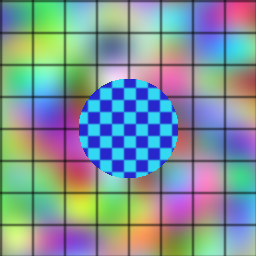
#> input picture examples/kolo/gs_a.png, 256 x 256 px
$ python synth_rs.py --src ../examples/kolo --out out.png
#> lines starting #> are read from the running program, lines starting #| are printed output that depends on the picture
"""
Synthetic dual rolling-shutter (RS) dataset generator.

Setup being simulated
---------------------
Two RS cameras mounted side by side on one rigid rig:
  * Camera A  - normal orientation, reads rows top -> bottom.
  * Camera B  - physically rotated 90 deg about its optical axis, so in A's
                image frame it reads COLUMNS instead of rows. Its output image
                is therefore a rotated picture, exactly like the real camera.
Both cameras move together (same rotation / translation over time).

Idea (the simplest approach that still captures the physics)
------------------------------------------------------------
Start from an ordinary sharp still photo (= a global-shutter, GS, view of a
planar scene at depth Z=1). For every pixel of each RS image we know *when*
it was read out (its row for A, its column for B). We compute the camera pose
at that instant, cast the pixel's ray onto the scene plane, and look up the
colour in the still photo. That is a per-pixel backward warp (cv2.remap), so
there are no holes and the ground truth is exact.

Outputs per sample (folder <out>/<split>/<id>/):
  rs_a.png   RS image from camera A (model input 1)
  rs_b.png   RS image from camera B, rotated as the real camera sees it (input 2)
  gs_a.png   Global-shutter image of camera A at the reference time (target)
  gs_b.png   Global-shutter image of camera B (optional extra target)
  meta.json  All sampled parameters (motion, readout, baseline, ...)
  corr.npz   (with --save-corr) per-pixel (x, y) location in gs_a of every
             rs_a pixel (corr_a) and rs_b pixel (corr_b, in rs_b layout)

Usage
-----
  python src/synth_rs.py --src path/to/images --out dataset --per-image 4 --size 256
  python src/synth_rs.py --demo --out demo          # no images needed
"""
from __future__ import annotations

import argparse
import hashlib
import json
import math
import os
from dataclasses import dataclass, asdict, field
from multiprocessing import Pool
from pathlib import Path

import cv2
import numpy as np

IMG_EXT = {".png", ".jpg", ".jpeg", ".bmp", ".tif", ".tiff", ".webp"}


# --------------------------------------------------------------------------- #
# Configuration
# --------------------------------------------------------------------------- #
@dataclass
class SynthConfig:
    size: int = 256                      # output S x S (square: rot90 keeps shape)
    fov_deg: tuple = (50.0, 80.0)        # horizontal FOV of the crop -> focal length
    readout_ms: tuple = (10.0, 33.0)     # A: time to read the S rows of the crop
    b_readout_scale: float = 1.0         # B readout = A readout * this (see README)
    b_rot_k: int = 1                     # np.rot90 k that turns A-frame into B image
    sync_offset_ms: tuple = (0.0, 0.0)   # B readout centre minus A's, e.g. (-2, 2)
    # Motion, expressed in PIXELS of image motion during A's readout (intuitive):
    max_pan_px: float = 24.0             # pan/tilt induced shift
    max_roll_px: float = 8.0             # roll induced shift at the crop corner
    max_trans_px: float = 3.0            # translation induced shift (plane Z=1)
    accel_frac: float = 0.5              # angular velocity may change by +-50%
    baseline_px: tuple = (0.0, 6.0)      # stereo disparity A->B (B to the right)
    exposure_ms: tuple = (0.0, 0.0)      # >0 adds motion blur (n sub-frames)
    exposure_sub: int = 5
    gain: tuple = (0.9, 1.1)             # per-camera brightness gain
    noise_std: tuple = (0.0, 0.01)       # per-camera Gaussian noise (0..1 scale)
    gray: bool = False
    margin_frac: float = 0.35            # extra source border around the crop


# --------------------------------------------------------------------------- #
# Geometry helpers
# --------------------------------------------------------------------------- #
def rodrigues(rv: np.ndarray) -> np.ndarray:
    """Vectorised axis-angle -> rotation matrix. rv (..., 3) -> (..., 3, 3)."""
    th = np.linalg.norm(rv, axis=-1, keepdims=True)
    k = rv / np.maximum(th, 1e-12)
    kx, ky, kz = k[..., 0], k[..., 1], k[..., 2]
    zero = np.zeros_like(kx)
    Km = np.stack([np.stack([zero, -kz, ky], -1),
                   np.stack([kz, zero, -kx], -1),
                   np.stack([-ky, kx, zero], -1)], -2)
    th = th[..., None]
    eye = np.broadcast_to(np.eye(3), Km.shape)
    return eye + np.sin(th) * Km + (1 - np.cos(th)) * (Km @ Km)


@dataclass
class Motion:
    """Rig motion around reference time t=0 (= middle of A's readout).

    World frame = camera A at t=0, scene = textured plane at Z=1.
    R_cw(t) = exp(w t + 0.5 a t^2),  centre c(t) = v t.
    Units: seconds, radians, plane-depth units.
    """
    w: np.ndarray = field(default_factory=lambda: np.zeros(3))
    a: np.ndarray = field(default_factory=lambda: np.zeros(3))
    v: np.ndarray = field(default_factory=lambda: np.zeros(3))


def source_coords(T: np.ndarray, f: float, S: int, P: int, motion: Motion,
                  baseline: float) -> tuple[np.ndarray, np.ndarray]:
    """For an S x S image whose pixel (y, x) is captured at time T[y, x],
    return the (x, y) coordinates in the P x P source patch (= A's GS view
    with margin) that the pixel sees. Optical axes of A and B are parallel;
    B's centre is offset by `baseline` (plane units) along A's x axis."""
    c0 = (S - 1) / 2.0
    cP = (P - 1) / 2.0
    ys, xs = np.mgrid[0:S, 0:S].astype(np.float64)
    ray = np.stack([(xs - c0) / f, (ys - c0) / f, np.ones_like(xs)], -1)  # K^-1 p

    rv = motion.w * T[..., None] + 0.5 * motion.a * (T[..., None] ** 2)
    R = rodrigues(rv)                                   # camera -> world
    d = np.einsum("...ij,...j->...i", R, ray)           # ray dir in world
    c = motion.v * T[..., None]                         # rig centre
    if baseline:
        c = c + np.einsum("...ij,j->...i", R, np.array([baseline, 0.0, 0.0]))
    lam = (1.0 - c[..., 2]) / d[..., 2]                 # hit plane Z = 1
    X = c + lam[..., None] * d
    mx = (f * X[..., 0] + cP).astype(np.float32)
    my = (f * X[..., 1] + cP).astype(np.float32)
    return mx, my


def readout_times(S: int, readout_s: float, offset_s: float, rot_k: int,
                  is_b: bool) -> np.ndarray:
    """Capture time of each pixel, laid out in A's image frame.
    The sensor's own row index r in [0, S-1] is read at
    offset + (r/(S-1) - 0.5) * readout. For camera B the sensor rows are the
    rows of the rotated image, mapped back to A's frame."""
    row = np.repeat(np.arange(S, dtype=np.float64)[:, None], S, axis=1)
    if is_b:
        row = np.rot90(row, -rot_k)       # B's row index, seen in A's frame
    return offset_s + (row / (S - 1) - 0.5) * readout_s


# [57 lines left out: functions pixel_time, gs_to_rs, flow_from_meta, not called in this run]


def render(src: np.ndarray, mx: np.ndarray, my: np.ndarray) -> np.ndarray:
    return cv2.remap(src, mx, my, interpolation=cv2.INTER_LINEAR,
                     borderMode=cv2.BORDER_REFLECT101)


def render_cam(src, T, f, S, P, motion, baseline, exposure_s, n_sub):
    """Render one RS image (A-frame layout); averages sub-frames for blur."""
    taus = [0.0] if exposure_s <= 0 else np.linspace(0, exposure_s, n_sub)
    acc, mx0, my0 = None, None, None
    for tau in taus:
        mx, my = source_coords(T + tau, f, S, P, motion, baseline)
        img = render(src, mx, my)
        acc = img if acc is None else acc + img
        if mx0 is None:
            mx0, my0 = mx, my
    return acc / len(taus), mx0, my0


# --------------------------------------------------------------------------- #
# Sampling
# --------------------------------------------------------------------------- #
def U(rng, r):
    lo, hi = r
    return float(lo) if lo == hi else float(rng.uniform(lo, hi))


def sample_params(rng: np.random.Generator, cfg: SynthConfig):
    S = cfg.size
    f = (S / 2) / math.tan(math.radians(U(rng, cfg.fov_deg)) / 2)
    Tr = U(rng, cfg.readout_ms) / 1000.0

    # angular velocity from desired pixel shifts during A's readout
    pan = rng.uniform(0, cfg.max_pan_px)
    th = rng.uniform(0, 2 * math.pi)
    wxy = pan / (f * Tr)
    roll = rng.uniform(-cfg.max_roll_px, cfg.max_roll_px)
    wz = roll / ((S / math.sqrt(2)) * Tr)
    w = np.array([wxy * math.sin(th), wxy * math.cos(th), wz])
    # angular acceleration: w changes by up to accel_frac*|w| over half readout
    adir = rng.normal(size=3)
    adir /= np.linalg.norm(adir) + 1e-12
    a = adir * np.linalg.norm(w) * rng.uniform(0, cfg.accel_frac) / (Tr / 2)
    # translation (plane at Z=1, so shift_px = f * |v| * Tr)
    vdir = rng.normal(size=3)
    vdir /= np.linalg.norm(vdir) + 1e-12
    v = vdir * rng.uniform(0, cfg.max_trans_px) / (f * Tr)

    return dict(
        f=f, readout_a_s=Tr, readout_b_s=Tr * cfg.b_readout_scale,
        sync_offset_s=U(rng, cfg.sync_offset_ms) / 1000.0,
        baseline_px=U(rng, cfg.baseline_px),
        exposure_s=U(rng, cfg.exposure_ms) / 1000.0,
        motion=Motion(w=w, a=a, v=v),
        gain_a=U(rng, cfg.gain), gain_b=U(rng, cfg.gain),
        noise_a=U(rng, cfg.noise_std), noise_b=U(rng, cfg.noise_std),
    )


def random_patch(img: np.ndarray, P: int, rng) -> np.ndarray:
    h, w = img.shape[:2]
    s_min = P / min(h, w)
    s = rng.uniform(s_min, max(s_min, 1.0)) if s_min < 1 else s_min
    if abs(s - 1) > 1e-3:
        img = cv2.resize(img, (max(P, round(w * s)), max(P, round(h * s))),
                         interpolation=cv2.INTER_AREA if s < 1 else cv2.INTER_CUBIC)
    h, w = img.shape[:2]
    y0 = rng.integers(0, h - P + 1)
    x0 = rng.integers(0, w - P + 1)
    patch = img[y0:y0 + P, x0:x0 + P]
    if rng.random() < 0.5:
        patch = patch[:, ::-1]
    return np.ascontiguousarray(patch)


def make_sample(src_img: np.ndarray, rng: np.random.Generator, cfg: SynthConfig,
                max_tries: int = 10):
    S = cfg.size
    M = int(round(cfg.margin_frac * S))
    P = S + 2 * M
    patch = random_patch(src_img, P, rng).astype(np.float32) / 255.0

    for _ in range(max_tries):
        p = sample_params(rng, cfg)
        f, mot = p["f"], p["motion"]
        b = p["baseline_px"] / f                       # plane units (Z = 1)

        T_a = readout_times(S, p["readout_a_s"], 0.0, cfg.b_rot_k, is_b=False)
        T_b = readout_times(S, p["readout_b_s"], p["sync_offset_s"], cfg.b_rot_k, is_b=True)
        rs_a, ax, ay = render_cam(patch, T_a, f, S, P, mot, 0.0, p["exposure_s"], cfg.exposure_sub)
        rs_b, bx, by = render_cam(patch, T_b, f, S, P, mot, b, p["exposure_s"], cfg.exposure_sub)

        lo, hi = 0.0, P - 1.0
        if all(m.min() >= lo and m.max() <= hi for m in (ax, ay, bx, by)):
            break
    else:
        return None  # motion too large for the margin; caller skips

    zero = np.zeros((S, S))
    gs_a = render(patch, *source_coords(zero, f, S, P, Motion(), 0.0))
    gs_b = render(patch, *source_coords(zero, f, S, P, Motion(), b))

    def photometric(img, gain, sigma):
        img = img * gain
        if sigma > 0:
            img = img + rng.normal(0, sigma, img.shape).astype(np.float32)
        return np.clip(img, 0, 1)

    rs_a = photometric(rs_a, p["gain_a"], p["noise_a"])
    rs_b = photometric(rs_b, p["gain_b"], p["noise_b"])
    # target = what camera A itself would see with a global shutter (same gain, no noise)
    gs_a = photometric(gs_a, p["gain_a"], 0.0)
    gs_b = photometric(gs_b, p["gain_b"], 0.0)

    k = cfg.b_rot_k
    out = dict(
        rs_a=rs_a, rs_b=np.rot90(rs_b, k), gs_a=gs_a, gs_b=np.rot90(gs_b, k),
        corr_a=np.stack([ax - M, ay - M], -1),
        corr_b=np.rot90(np.stack([bx - M, by - M], -1), k),
    )
    mot = p.pop("motion")
    meta = {kk: (float(vv) if isinstance(vv, (float, np.floating)) else vv)
            for kk, vv in p.items()}
    meta.update(w_rad_s=mot.w.tolist(), a_rad_s2=mot.a.tolist(),
                v_planeunits_s=mot.v.tolist(), size=S, b_rot_k=k,
                ref_time="middle of camera A readout")
    return out, meta


# --------------------------------------------------------------------------- #
# I/O
# --------------------------------------------------------------------------- #
def to_u8(img):
    return (np.clip(img, 0, 1) * 255 + 0.5).astype(np.uint8)


def save_sample(folder: Path, out: dict, meta: dict, save_corr: bool):
    folder.mkdir(parents=True, exist_ok=True)
    for name in ("rs_a", "rs_b", "gs_a", "gs_b"):
        cv2.imwrite(str(folder / f"{name}.png"), to_u8(out[name]))
    with open(folder / "meta.json", "w") as fh:
        json.dump(meta, fh, indent=1)
    if save_corr:
        np.savez_compressed(folder / "corr.npz",
                            corr_a=out["corr_a"].astype(np.float32),
                            corr_b=np.ascontiguousarray(out["corr_b"]).astype(np.float32))


def split_of(path: str, val_frac: float) -> str:
    """Deterministic split by source image, so no image leaks into both."""
    h = int(hashlib.md5(os.path.basename(path).encode()).hexdigest(), 16)
    return "val" if (h % 10_000) / 10_000 < val_frac else "train"


def load_image(path: str, gray: bool):
#> called with path = '../examples/kolo/gs_a.png', gray = False
    img = cv2.imread(path, cv2.IMREAD_GRAYSCALE if gray else cv2.IMREAD_COLOR)
#> img is the input picture: shape (256, 256, 3); mean B, G, R 152.9, 147.5, 127.5
    return img


def _job(args):
    idx, path, n, cfg_dict, out_dir, seed, val_frac, save_corr = args
    cfg = SynthConfig(**cfg_dict)
    rng = np.random.default_rng([seed, idx])
    img = load_image(path, cfg.gray)
    if img is None:
        return 0
    split = split_of(path, val_frac)
    done = 0
    for j in range(n):
        res = make_sample(img, rng, cfg)
        if res is None:
            continue
        out, meta = res
        meta["source"] = os.path.basename(path)
        save_sample(Path(out_dir) / split / f"{idx:06d}_{j:02d}", out, meta, save_corr)
        done += 1
#> this loop made 4 passes
#> pass 1, in source_coords, `rv = motion.w * T[..., None] + 0.5 * motion.a * (T[..., None] ** 2)`:
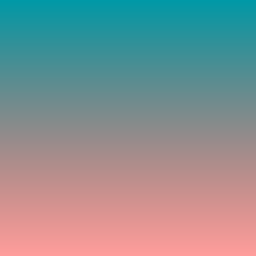
#> rv: shape (256, 256, 3) float64; mean of channels 0, 1, 2 0.00106, 0.000772, -0.000574; drawn with min black and max white
#> pass 1, in rodrigues, `th = np.linalg.norm(rv, axis=-1, keepdims=True)`:
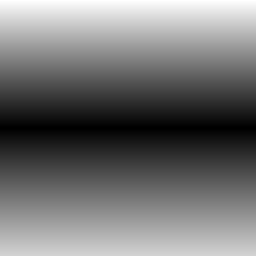
#> th: shape (256, 256, 1) float64; min 7.16e-05, max 0.0204, mean 0.00927; drawn with min black and max white
#> after the loop, done = 4
    return done


# [12 lines left out: function demo_image, not called in this run]


def main():
    ap = argparse.ArgumentParser(description=__doc__,
                                 formatter_class=argparse.RawDescriptionHelpFormatter)
    ap.add_argument("--src", help="folder of sharp source images (searched recursively)")
    ap.add_argument("--out", required=True)
    ap.add_argument("--per-image", type=int, default=4)
    ap.add_argument("--size", type=int, default=256)
    ap.add_argument("--val-frac", type=float, default=0.1)
    ap.add_argument("--seed", type=int, default=0)
    ap.add_argument("--workers", type=int, default=max(1, (os.cpu_count() or 2) - 1))
    ap.add_argument("--save-corr", action="store_true")
    ap.add_argument("--demo", action="store_true", help="use a built-in test pattern")
    ap.add_argument("--config", help="JSON file overriding SynthConfig fields")
    a = ap.parse_args()

    cfg = SynthConfig(size=a.size)
    if a.config:
        with open(a.config) as fh:
            for k, v in json.load(fh).items():
                setattr(cfg, k, tuple(v) if isinstance(v, list) else v)
    cfg_dict = asdict(cfg)
    Path(a.out).mkdir(parents=True, exist_ok=True)
    with open(Path(a.out) / "config.json", "w") as fh:
        json.dump(cfg_dict, fh, indent=1)

    if a.demo:
        path = str(Path(a.out) / "_demo_source.png")
        cv2.imwrite(path, demo_image())
        paths = [path]
    else:
        if not a.src:
            ap.error("--src is required unless --demo")
        paths = sorted(str(p) for p in Path(a.src).rglob("*") if p.suffix.lower() in IMG_EXT)
        if not paths:
            ap.error(f"no images found in {a.src}")

    jobs = [(i, p, a.per_image, cfg_dict, a.out, a.seed, a.val_frac, a.save_corr)
            for i, p in enumerate(paths)]
    total = 0
    if a.workers > 1 and len(jobs) > 1:
        with Pool(a.workers) as pool:
            for k, n in enumerate(pool.imap_unordered(_job, jobs, chunksize=4)):
                total += n
                if (k + 1) % 50 == 0:
                    print(f"{k + 1}/{len(jobs)} images, {total} samples")
    else:
        for job in jobs:
            total += _job(job)
#> total = 4
#> pass 2 of the loop in main, `for job in jobs:`:
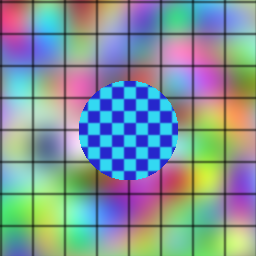
#> input picture examples/kolo/gs_b.png, 256 x 256 px
#> in load_image, img is the input picture: shape (256, 256, 3); mean B, G, R 153.1, 147.3, 127.6
#> the loop in _job (call 2), `for j in range(n):` made 4 passes
#> pass 1, in source_coords (call 17), `rv = motion.w * T[..., None] + 0.5 * motion.a * (T[..., None] ** 2)`:
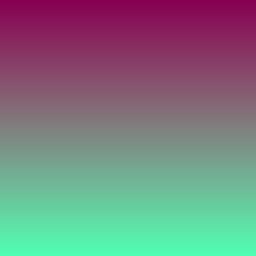
#> rv: shape (256, 256, 3) float64; mean of channels 0, 1, 2 0.000455, -2.67e-06, -0.00309; drawn with min black and max white
#> pass 1, in rodrigues (call 17), `th = np.linalg.norm(rv, axis=-1, keepdims=True)`:
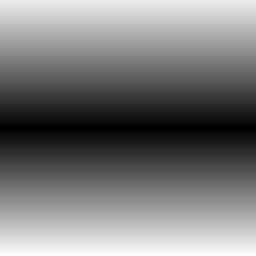
#> th: shape (256, 256, 1) float64; min 0.000236, max 0.0631, mean 0.0304; drawn with min black and max white
#> total = 8
    print(f"done: {total} samples from {len(paths)} images -> {a.out}")
#| done: 8 samples from 2 images -> out.png


if __name__ == "__main__":
    main()
